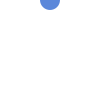
Frame 1 (no input)
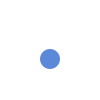
Frame 60 (the mouse pressed at the canvas centre just before this capture)
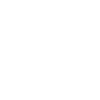
Frame 120 (the mouse held since frame 60 and released just before this capture)

The Processing sketch that drew these frames (run headless with seeded random() and noise(); from frame 60 on, the mouse is pressed at the canvas centre):

// Processing sketch: sketch_230514a
// ── sketch_230514a.pde
int ypos;

void setup(){
  ypos = 0;
}

void draw(){
  println(ypos);
  background(255);
  noStroke();
  fill(92, 136, 218);
  circle(width/2, ypos, 20);

  ypos++;
}
